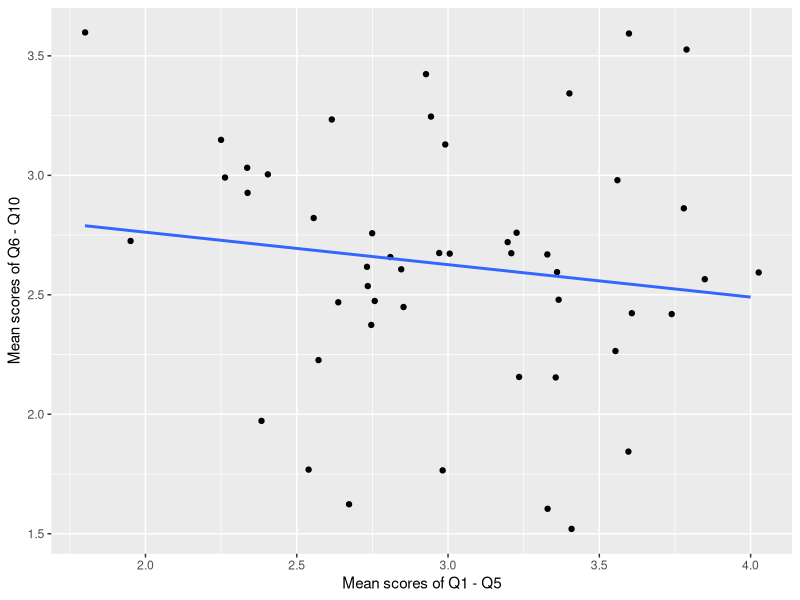

Reproduce this figure in R.
## ---- chunk 1
knitr::opts_chunk$set(echo = TRUE)
## ---- chunk 2
library(rstudioapi)
setwd(dirname(getActiveDocumentContext()$path))
## ---- chunk 3
library(tidyverse)
library(lubridate)
library(ggplot2)

## ---- chunk 4
week9_tbl <- as.tibble(read_csv(file = "../data/week3.csv")) %>% 
  mutate(timeStart = ymd_hms(timeStart), timeEnd = ymd_hms(timeEnd)) %>%  
  mutate(condition = factor(condition, levels = c("A", "B", "C"), labels = c("Block A", "Block B", "Control")), gender = factor(gender, levels = c("M", "F"), labels = c("Male", "Female"))) %>% 
  mutate(avg15 = (q1 + q2 + q3 + q4 + q5)/5, avg610 = (q6 + q7 + q8 + q9 + q10)/5)
## ---- chunk 5

ggplot(week9_tbl, aes(x=avg15, y= avg610)) + 
  geom_jitter() +
  labs(x = "Mean scores of Q1 - Q5", y = "Mean scores of Q6 - Q10") +
  geom_smooth(method = "lm", se = FALSE)

## ---- chunk 6
summary(lm(week9_tbl$avg610 ~ week9_tbl$avg15))
